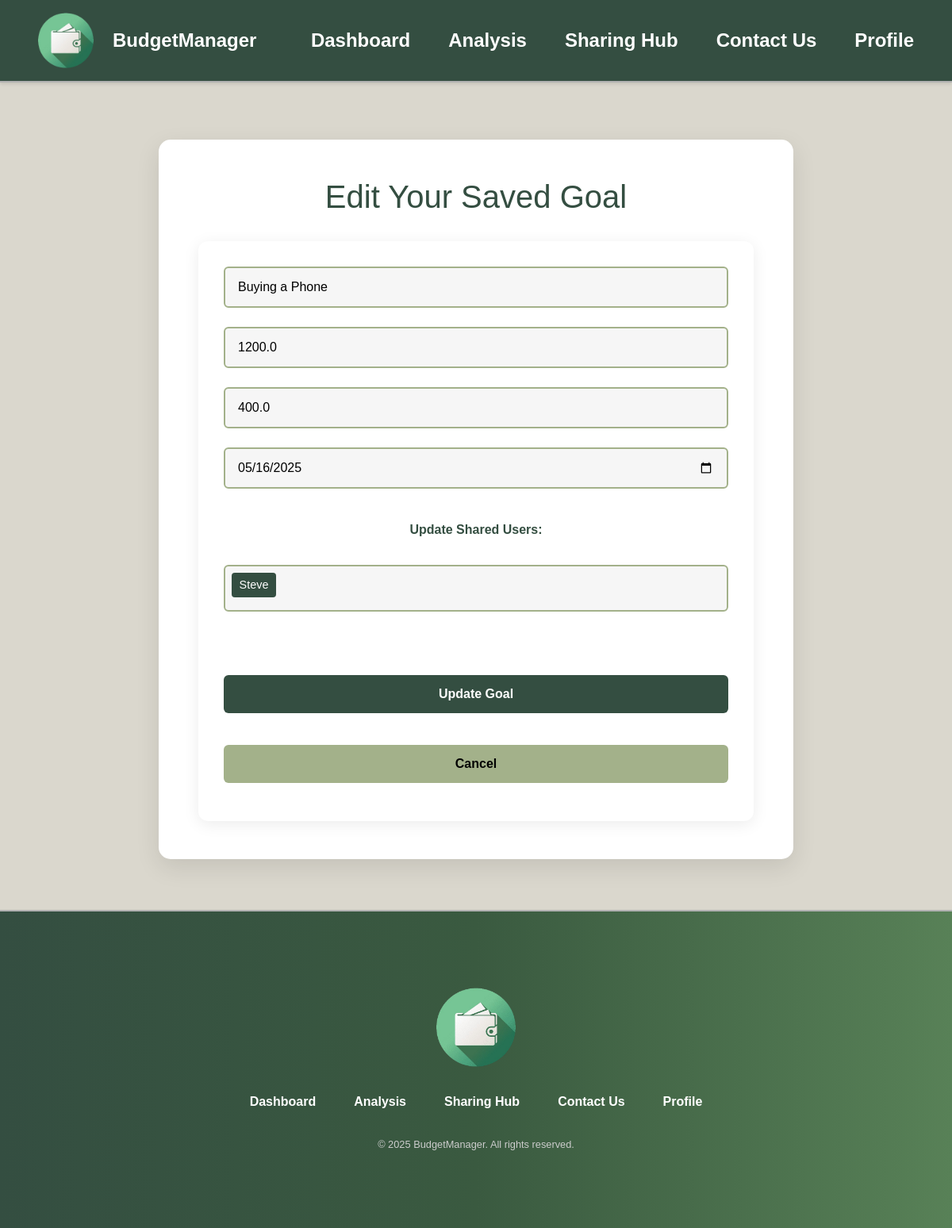
/edit-goal/3 (signed in), run on the app's committed database.
### models/savings_goal.py (models this page shows)
class SavingsGoal(db.Model):
    __tablename__ = 'savings_goals'
    id = db.Column(db.Integer, primary_key=True)
    user_id = db.Column(db.Integer, db.ForeignKey('users.id'), nullable=False)
    goal_name = db.Column(db.String(100), nullable=False)
    target_amount = db.Column(db.Float, nullable=False)
    saved_amount = db.Column(db.Float, default=0.0)
    deadline = db.Column(db.Date, nullable=False)
    created_at = db.Column(db.DateTime, default=datetime.utcnow)
    shares = db.relationship('SavingsGoalShare', backref='savings_goal', lazy=True)
    owner = db.relationship('User', backref='goals')

### models/savings_goal_share.py (models this page shows)
class SavingsGoalShare(db.Model):
    __tablename__ = 'savings_goal_shares'
    id = db.Column(db.Integer, primary_key=True)
    goal_id = db.Column(db.Integer, db.ForeignKey('savings_goals.id'), nullable=False)
    shared_with_user_id = db.Column(db.Integer, db.ForeignKey('users.id'), nullable=False)
    tool_name = db.Column(db.String(100), nullable=False)  # e.g., 'savings_goal', 'future_predictor'
    created_at = db.Column(db.DateTime, default=datetime.utcnow)
    shared_user = db.relationship(
        "User",
        backref="shared_goals",
        primaryjoin="SavingsGoalShare.shared_with_user_id==User.id"
    )
    goal = db.relationship("SavingsGoal", backref="shared_records")

### models/user.py (models this page shows, shortened)
class User(db.Model):
    __tablename__ = 'users'
    id = db.Column(db.Integer, primary_key=True)
    name = db.Column(db.String(100), nullable=False)
    email = db.Column(db.String(100), unique=True, nullable=False)
    password_hash = db.Column(db.String(256), nullable=False)
    created_at = db.Column(db.DateTime, default=datetime.utcnow)

### app.py (the view, shortened to what this page needs)
@app.route("/edit-goal/<int:goal_id>", methods=["GET", "POST"])
@login_required_custom
def edit_savings_goal(goal_id):
    user_id = session.get('user_id')
    goal = SavingsGoal.query.filter_by(id=goal_id, user_id=user_id).first_or_404()
    users = User.query.filter(User.id != user_id).all()
    shared_user_ids = [share.shared_user.id for share in goal.shares]
    return render_template("edit_goal.html", goal=goal, users=users, shared_user_ids=shared_user_ids)

### app.py (called while the page is built)
def login_required_custom(f):
    @wraps(f)
    def decorated_function(*args, **kwargs):
        if 'user_id' not in session:
            flash('please login first', 'warning')
            return redirect(url_for('login'))
        return f(*args, **kwargs)
    return decorated_function

### templates/edit_goal.html (shortened to what this page needs)
{% extends "layout_user.html" %}
{% block styles %}
<link href="https://cdn.jsdelivr.net/npm/bootstrap@5.3.5/dist/css/bootstrap.min.css" rel="stylesheet">
<link rel="stylesheet" href="{{ url_for('static', filename='css/style.css') }}">
<link rel="stylesheet" href="{{ url_for('static', filename='css/analysis.css') }}">
<link rel="stylesheet" href="{{ url_for('static', filename='css/analysis_tools.css') }}">
{% endblock %}
{% block content %}
    <section class="expense-tracker-section">
        <div class="container">
            <div class="goal-tracker-box">
                <h2 class="mb-4">Edit Your Saved Goal</h2>
                <form method="POST" class="goal-form">
                <input type="text" name="goal_name" value="{{ goal.goal_name }}" placeholder="Goal name" required>
                <input type="number" step="0.01" name="target_amount" value="{{ goal.target_amount }}" placeholder="Target amount" required>
                <input type="number" step="0.01" name="saved_amount" value="{{ goal.saved_amount }}" placeholder="Current saved amount" required>
                <input type="date" name="deadline" value="{{ goal.deadline }}" required>
                <label class="fw-bold mb-2 mt-3">Update Shared Users:</label>
                <div class="custom-multiselect" id="user-multiselect">
                    <div class="selected-tags" id="selected-tags">
                        {% for share in goal.shares %}
                        <span class="tag" data-id="{{ share.shared_user.id }}">{{ share.shared_user.name }}</span>
                        {% endfor %}
                    </div>
                </div>
                <div class="d-flex flex-column gap-2 mt-3">
                    <button type="submit" class="btn btn-primary w-100">Update Goal</button>
                    <a href="{{ url_for('savings_goal_tracker') }}" class="btn btn-secondary w-100 text-center">Cancel</a>
                </div>
                </form>
            </div>
        </div>
    </section>
{% endblock %}

### static/css/style.css (style rules this page uses)
body, h1, ul, li, a { margin: 0; padding: 0; list-style: none; text-decoration: none; color: inherit; }
body { font-family: 'Arial', sans-serif; background-color: #DAD7CD; color: #000; display: flex; flex-direction: column; }
body, html { scroll-behavior: smooth; height: 100%; }

### static/css/analysis_tools.css (style rules this page uses)
.expense-tracker-section { background-color: #DAD7CD; padding: 4rem 1rem; display: flex; justify-content: center; }
.btn-primary, .btn-secondary { display: inline-block; padding: 0.75rem 1.5rem; margin: 1rem 0; font-size: 1rem; font-weight: bold; border-radius: 6px; text-decoration: none; transition: all 0.3s ease; }
.btn-primary { background-color: #344E41; color: #fff; border: none; }
.btn-secondary { background-color: #A3B18A; color: #000; border: none; }
.goal-tracker-box { background: #ffffff; padding: 3rem; border-radius: 15px; box-shadow: 0 10px 30px rgba(0, 0, 0, 0.1); max-width: 800px; width: 100%; margin: 0 auto; text-align: center; color: #333; }
.goal-tracker-box h2 { font-size: 2.5rem; color: #344E41; margin-bottom: 0.5rem; }
.goal-form { margin-top: 2rem; padding: 2rem; background-color: #ffffff; border-radius: 12px; box-shadow: 0 4px 20px rgba(0, 0, 0, 0.08); max-width: 700px; margin-left: auto; margin-right: auto; display: flex; flex-direction: column; gap: 1.5rem; }
.goal-form input[type="text"], .goal-form input[type="number"], .goal-form input[type="date"], .goal-form select { padding: 0.75rem 1rem; border: 2px solid #A3B18A; border-radius: 6px; font-size: 1rem; width: 100%; background-color: #f6f6f6; transition: border-color 0.3s ease; }
.goal-form label { font-weight: 600; color: #344E41; }
.goal-form .btn-secondary { background-color: #A3B18A; color: #000; font-weight: bold; padding: 0.75rem 1.5rem; border: none; border-radius: 6px; transition: background-color 0.3s ease, color 0.3s ease; }
.custom-multiselect { border: 2px solid #A3B18A; border-radius: 6px; padding: 0.5rem; background-color: #f6f6f6; position: relative; cursor: pointer; }
.selected-tags { display: flex; flex-wrap: wrap; gap: 0.5rem; padding-bottom: 0.5rem; }
.selected-tags .tag { background-color: #344E41; color: white; padding: 0.3rem 0.6rem; border-radius: 4px; font-size: 0.9rem; cursor: pointer; }
.d-flex.gap-2 > * { margin-right: 5px; }

### data on the page
SavingsGoal: goal_name "Buying a Phone", target_amount "1200.0", saved_amount "400.0", deadline "05/16/2025"
SavingsGoalShare: shared_user.name "Steve"
